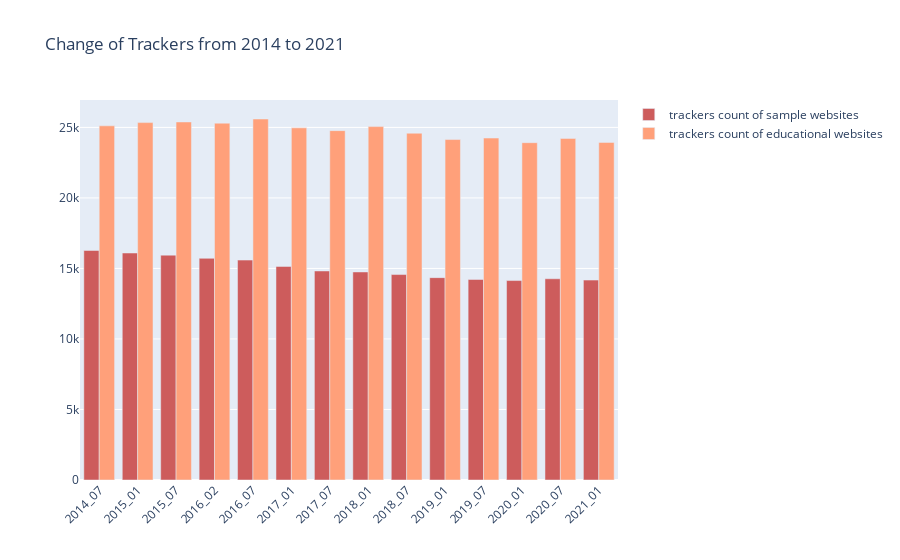

The notebook cell this image was saved under:
### Code cell
import plotly.graph_objects as go

months = x_base

fig = go.Figure()
fig.add_trace(go.Bar(
    x=months,
    y=trackers_count_base,
    name='trackers count of sample websites',
    marker_color='indianred'
))
fig.add_trace(go.Bar(
    x=months,
    y=trackers_count_edu,
    name='trackers count of educational websites',
    marker_color='lightsalmon'
))

# Here we modify the tickangle of the xaxis, resulting in rotated labels.
fig.update_layout(barmode='group', xaxis_tickangle=-45,title_text = "Change of Trackers from 2014 to 2021")
fig.show()

### Figure 1 — Plotly figure (JSON) as saved in the notebook; plotly's stock layout.template omitted (floating-point values rounded to 4 significant figures)
{"data": [{"marker": {"color": "indianred"}, "name": "trackers count of sample websites", "type": "bar", "x": ["2014_07", "2015_01", "2015_07", "2016_02", "2016_07", "2017_01", "2017_07", "2018_01", "2018_07", "2019_01", "2019_07", "2020_01", "2020_07", "2021_01"], "y": [16274, 16095, 15944, 15718, 15593, 15144, 14820, 14751, 14568, 14348, 14219, 14142, 14267, 14175]}, {"marker": {"color": "lightsalmon"}, "name": "trackers count of educational websites", "type": "bar", "x": ["2014_07", "2015_01", "2015_07", "2016_02", "2016_07", "2017_01", "2017_07", "2018_01", "2018_07", "2019_01", "2019_07", "2020_01", "2020_07", "2021_01"], "y": [25111, 25340, 25386, 25300, 25596, 24968, 24771, 25057, 24587, 24139, 24245, 23917, 24222, 23937]}], "layout": {"barmode": "group", "title": {"text": "Change of Trackers from 2014 to 2021"}, "xaxis": {"tickangle": -45}}}
